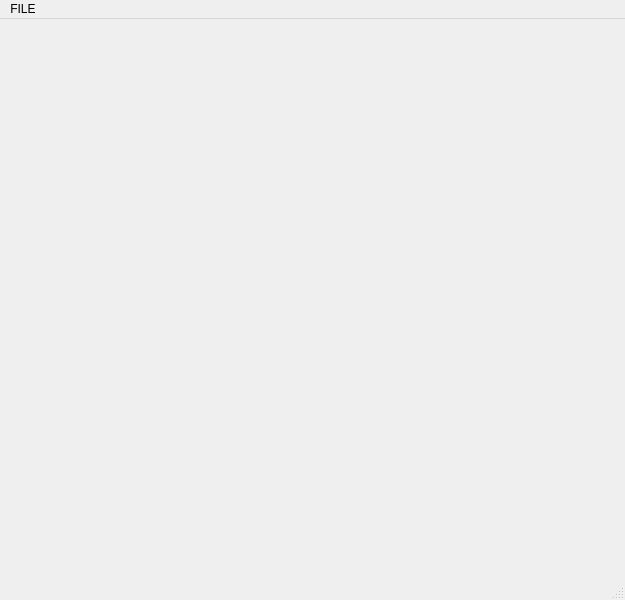
<?xml version="1.0" encoding="UTF-8"?>
<ui version="4.0">
 <class>pictureSwapper</class>
 <widget class="QMainWindow" name="pictureSwapper">
  <property name="geometry">
   <rect>
    <x>0</x>
    <y>0</y>
    <width>625</width>
    <height>600</height>
   </rect>
  </property>
  <property name="windowTitle">
   <string>PictureSwapper</string>
  </property>
  <widget class="QWidget" name="centralwidget">
   <layout class="QGridLayout" name="gridLayout_2">
    <item row="0" column="0">
     <layout class="QGridLayout" name="gridLayout"/>
    </item>
   </layout>
  </widget>
  <widget class="QMenuBar" name="menubar">
   <property name="geometry">
    <rect>
     <x>0</x>
     <y>0</y>
     <width>625</width>
     <height>26</height>
    </rect>
   </property>
   <widget class="QMenu" name="menuMENU">
    <property name="title">
     <string>FILE</string>
    </property>
    <addaction name="actionNEW_GAME"/>
    <addaction name="actionHighscore"/>
    <addaction name="separator"/>
    <addaction name="actionAbout"/>
    <addaction name="separator"/>
    <addaction name="actionExit"/>
   </widget>
   <addaction name="menuMENU"/>
  </widget>
  <widget class="QStatusBar" name="statusbar"/>
  <action name="actionNEW_GAME">
   <property name="text">
    <string>New Game</string>
   </property>
  </action>
  <action name="actionHighscore">
   <property name="text">
    <string>Highscore</string>
   </property>
  </action>
  <action name="actionAbout">
   <property name="text">
    <string>About</string>
   </property>
  </action>
  <action name="actionExit">
   <property name="text">
    <string>Exit</string>
   </property>
  </action>
 </widget>
 <resources/>
 <connections/>
</ui>
